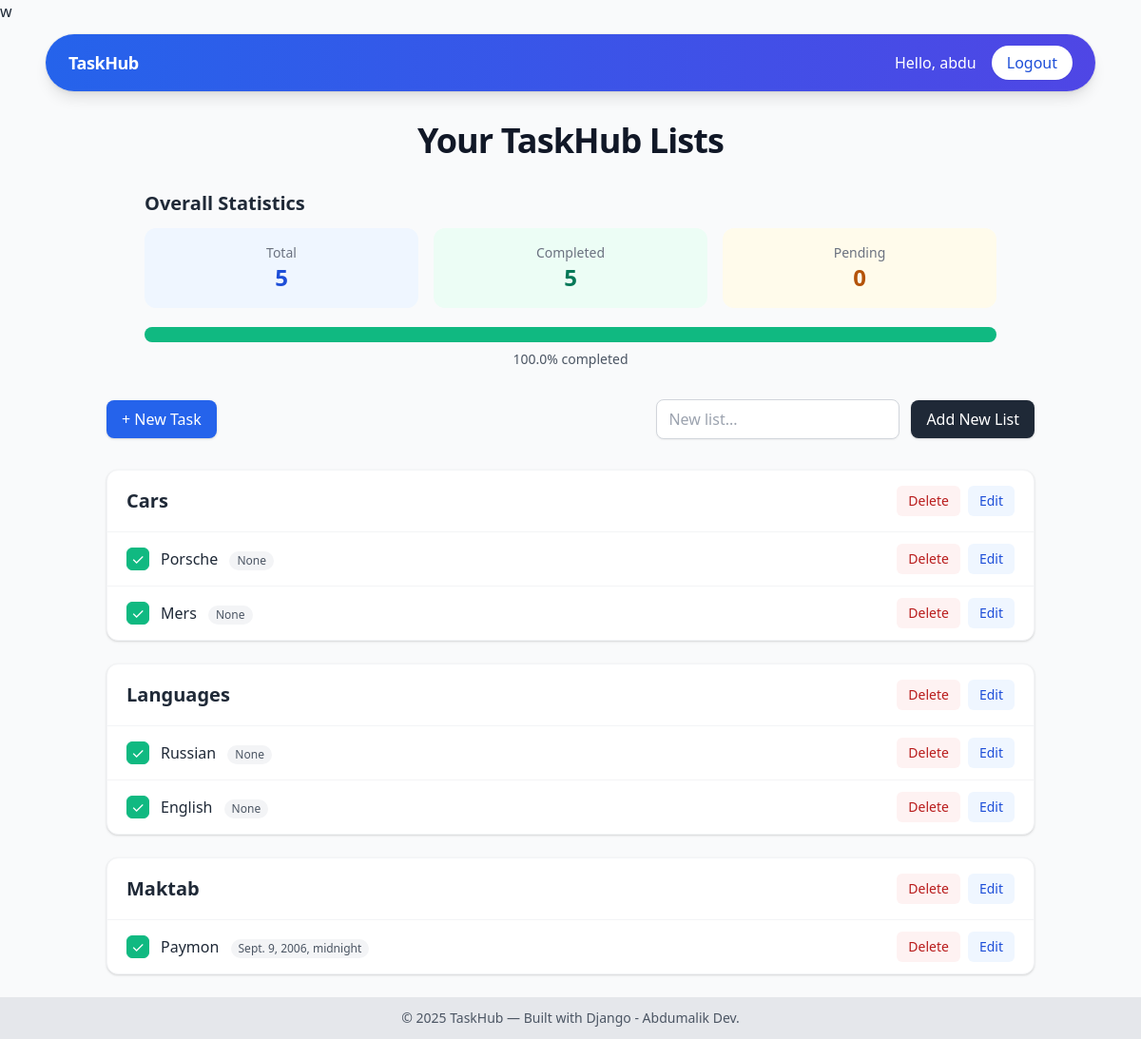
The app's page / (signed in) with its own data.
### todos/models.py (models this page shows, shortened)
class TodoList(models.Model):
    name = models.CharField(max_length=200)
    user = models.ForeignKey(User, on_delete=models.CASCADE)
    created = models.DateTimeField(auto_now_add=True)

class TodoItem(models.Model):
    todolist = models.ForeignKey(TodoList, on_delete=models.CASCADE)
    title = models.CharField(max_length=200)
    done = models.BooleanField(default=False)
    deadline = models.DateTimeField(null=True, blank=True)
    created = models.DateTimeField(auto_now_add=True)

### todos/views.py (the view)
# urls.py: path('', IndexList, name='index-list'),
@login_required
def IndexList(request):
    all_todos = TodoItem.objects.filter(
        todolist__user=request.user).order_by("todolist__name", "-created")
    total = TodoItem.objects.filter(
        todolist__user=request.user).count()
    done = TodoItem.objects.filter(
        todolist__user=request.user, done=True).count()
    pending = total - done
    percent = round((done / total) * 100, 1) if total else 0
    return render(request, 'index.html', {'all_todos': all_todos, 'total': total,
                                          'done': done,
                                          'pending': pending,
                                          'percent': percent})

### todos/templates/index.html (shortened to what this page needs)
{% extends 'base.html' %}
{% block content %}
<div class="mb-8">
  <h1 class="text-4xl font-extrabold text-gray-900 text-center tracking-tight">
    Your TaskHub Lists
  </h1>
</div>
<div class="max-w-4xl mx-auto mt-6 mb-8">
  <h2 class="text-xl font-semibold mb-3 text-gray-800">Overall Statistics</h2>
  <div class="grid grid-cols-3 gap-4 text-center">
    <div class="bg-blue-50 p-4 rounded-xl">
      <p class="text-sm text-gray-500">Total</p>
      <p class="text-2xl font-bold text-blue-700">{{ total }}</p>
    </div>
    <div class="bg-green-50 p-4 rounded-xl">
      <p class="text-sm text-gray-500">Completed</p>
      <p class="text-2xl font-bold text-green-700">{{ done }}</p>
    </div>
    <div class="bg-yellow-50 p-4 rounded-xl">
      <p class="text-sm text-gray-500">Pending</p>
      <p class="text-2xl font-bold text-yellow-700">{{ pending }}</p>
    </div>
  </div>
  <div class="mt-5">
    <div class="w-full bg-gray-200 rounded-full h-4">
      <div
        class="bg-green-500 h-4 rounded-full transition-all duration-500"
        style="width: {{ percent }}%;"
      ></div>
    </div>
    <p class="text-sm text-gray-600 mt-2 text-center">
      {{ percent }}% completed
    </p>
  </div>
</div>
<div
  class="flex flex-col sm:flex-row sm:items-center sm:justify-between gap-4 mb-8"
>
  <button
    type="button"
    onclick="window.location.href='{% url 'todo-add' %}'"
    class="inline-flex items-center justify-center rounded-lg bg-blue-600 px-4 py-2 text-white font-medium shadow hover:bg-blue-700 focus:outline-none focus:ring-2 focus:ring-blue-400"
  >
    + New Task
  </button>
  <form
    action="{% url 'list-add' %}"
    method="post"
    class="flex items-center gap-3"
  >
    <input
      name="name"
      placeholder="New list..."
      required
      class="w-64 rounded-lg border border-gray-300 bg-white px-3 py-2 text-gray-800 placeholder-gray-400 shadow-sm focus:border-blue-500 focus:ring-2 focus:ring-blue-300"
    />
    <button
      type="submit"
      class="rounded-lg bg-gray-800 px-4 py-2 text-white font-medium shadow hover:bg-gray-900 focus:outline-none focus:ring-2 focus:ring-gray-400"
    >
      Add New List
    </button>
  </form>
</div>
{% regroup all_todos by todolist as grouped_todos %}
<div class="space-y-6">
  {% for group in grouped_todos %}
  <section class="rounded-xl bg-white shadow border border-gray-100">
    <div
      class="flex items-center justify-between px-5 py-4 border-b border-gray-100"
    >
      <h3 class="text-xl font-semibold text-gray-800">
        {{ group.grouper.name }}
      </h3>
      <div class="flex items-center gap-2">
        <form
          action="{% url 'list-delete' group.grouper.pk %}"
          method="post"
          class="inline"
        >
          <button
            class="rounded-md bg-red-50 text-red-700 px-3 py-1.5 text-sm font-medium hover:bg-red-100 focus:outline-none focus:ring-2 focus:ring-red-300"
          >
            Delete
          </button>
        </form>
        <form
          action="{% url 'list-edit' group.grouper.pk %}"
          method="get"
          class="inline"
        >
          <button
            type="submit"
            class="rounded-md bg-blue-50 text-blue-700 px-3 py-1.5 text-sm font-medium hover:bg-blue-100 focus:outline-none focus:ring-2 focus:ring-blue-300"
          >
            Edit
          </button>
        </form>
      </div>
    </div>
    <ul class="divide-y divide-gray-100">
      {% for t in group.list %}
      <li class="flex items-center justify-between px-5 py-3">
        <div class="flex items-center gap-3">
          <form
            action="{% url 'todo-toggle' t.pk %}"
            method="post"
            class="inline"
          >
            <button
              class="h-6 w-6 rounded-md border {% if t.done %}bg-green-500 border-green-500 text-white{% else %}border-gray-400 text-gray-600{% endif %} flex items-center justify-center"
              title="Toggle done"
            >
              {% if t.done %}✓{% else %}&nbsp;{% endif %}
            </button>
          </form>
          <div class="text-gray-800">
            <span class="font-medium">{{ t.title }}</span>
            <span
              class="ml-2 inline-flex items-center rounded-full bg-gray-100 px-2 py-0.5 text-xs text-gray-600"
            >
              {{ t.deadline }}
            </span>
          </div>
        </div>
        <div class="flex items-center gap-2">
          <form
            action="{% url 'todo-delete' t.pk %}"
            method="post"
            class="inline"
          >
            <button
              class="rounded-md bg-red-50 text-red-700 px-3 py-1.5 text-sm font-medium hover:bg-red-100 focus:outline-none focus:ring-2 focus:ring-red-300"
            >
              Delete
            </button>
          </form>
          <form action="{% url 'todo-edit' t.pk %}" method="get" class="inline">
            <button
              type="submit"
              class="rounded-md bg-blue-50 text-blue-700 px-3 py-1.5 text-sm font-medium hover:bg-blue-100 focus:outline-none focus:ring-2 focus:ring-blue-300"
            >
              Edit
            </button>
          </form>
        </div>
      </li>
      {% endfor %}
    </ul>
  </section>
  {% empty %}
  <p class="text-center text-gray-600">No todos yet.</p>
  {% endfor %}
</div>
{% endblock %}

### todos/templates/base.html (shortened to what this page needs)
<!DOCTYPE html>
<html lang="en">
  <head>
    <link
      rel="stylesheet"
      href="https://cdn.jsdelivr.net/npm/tailwindcss@2.2.19/dist/tailwind.min.css"
    /></head
  >w
  <body class="bg-gray-50 text-gray-800 min-h-screen flex flex-col">
    <header class="sticky top-0 z-50 bg-gray-50 pt-3 pb-2">
      <div class="max-w-6xl mx-auto px-6">
        <nav
          class="flex items-center justify-between text-white bg-gradient-to-r from-blue-600 to-indigo-600 rounded-full px-6 py-3 shadow-lg ring-1 ring-black ring-opacity-5"
        >
          <a
            href="{% url 'index-list' %}"
            class="text-lg font-semibold tracking-tight"
            >TaskHub</a
          >
          <div class="flex items-center space-x-4">
            {% if user.is_authenticated %}
            <p class="m-0 hidden sm:block">
              Hello, {{ request.user.username }}
            </p>
            {% endif %}
            <form action="{% url 'logout' %}" method="post" class="inline">
              <button
                type="submit"
                class="bg-white text-blue-700 px-4 py-1.5 rounded-full hover:bg-gray-100 shadow-sm">
                {% if user.is_authenticated %}
                Logout
                {% else %}
                Login
                {% endif %}
              </button>
            </form>
          </div>
        </nav>
      </div>
    </header>
    <main class="flex-grow container mx-auto p-6">
      {% block content %} {% endblock %}
    </main>
    <footer class="bg-gray-200 text-center py-3 mt-auto text-sm text-gray-600">
      © 2025 TaskHub — Built with Django - Abdumalik Dev.
    </footer>
  </body>
</html>

### records on screen
TodoList: grouper.name "Cars"
TodoItem: title "Porsche", deadline "None"
TodoItem: title "Mers", deadline "None"
TodoList: grouper.name "Languages"
TodoItem: title "Russian", deadline "None"
TodoItem: title "English", deadline "None"
TodoList: grouper.name "Maktab"
TodoItem: title "Paymon", deadline "Sept. 9, 2006, midnight"

### other values on screen
{{ request.user.username }} "abdu"
{{ total }} "5"
{{ done }} "5"
{{ pending }} "0"
{{ percent }} "100.0"
